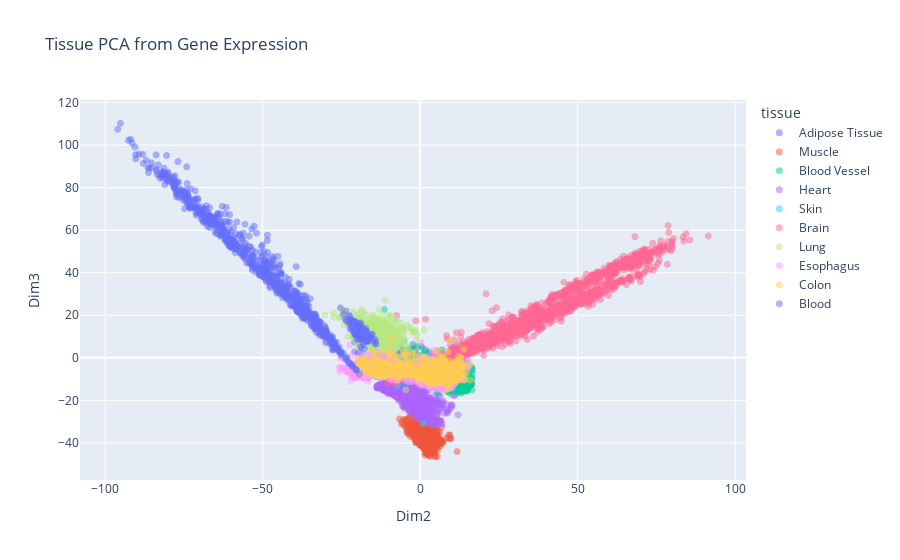

The code cell stored with this chart in its notebook:
### Code cell
fig = px.scatter(plotPCA,x="Dim2",y="Dim3",color="tissue",hover_data=["Dim1","Dim2","Dim3","tissue"],title="Tissue PCA from Gene Expression")
fig.update_traces(marker={"size":7,"opacity":0.5})
fig.show()

### Figure 1 — Plotly figure (JSON) as saved in the notebook; plotly's stock layout.template omitted (floating-point values rounded to 4 significant figures; data arrays with more than 128 entries replaced by an {"elided": "..."} marker saying what was removed)
{"data": [{"customdata": {"elided": "1204x2 mixed values"}, "hovertemplate": "tissue=%{customdata[1]}<br>Dim2=%{x}<br>Dim3=%{y}<br>Dim1=%{customdata[0]}<extra></extra>", "legendgroup": "Adipose Tissue", "marker": {"color": "#636efa", "opacity": 0.5, "size": 7, "symbol": "circle"}, "mode": "markers", "name": "Adipose Tissue", "showlegend": true, "type": "scattergl", "x": {"elided": "1204 float values"}, "xaxis": "x", "y": {"elided": "1204 float values"}, "yaxis": "y"}, {"customdata": {"elided": "803x2 mixed values"}, "hovertemplate": "tissue=%{customdata[1]}<br>Dim2=%{x}<br>Dim3=%{y}<br>Dim1=%{customdata[0]}<extra></extra>", "legendgroup": "Muscle", "marker": {"color": "#EF553B", "opacity": 0.5, "size": 7, "symbol": "circle"}, "mode": "markers", "name": "Muscle", "showlegend": true, "type": "scattergl", "x": {"elided": "803 float values"}, "xaxis": "x", "y": {"elided": "803 float values"}, "yaxis": "y"}, {"customdata": {"elided": "1335x2 mixed values"}, "hovertemplate": "tissue=%{customdata[1]}<br>Dim2=%{x}<br>Dim3=%{y}<br>Dim1=%{customdata[0]}<extra></extra>", "legendgroup": "Blood Vessel", "marker": {"color": "#00cc96", "opacity": 0.5, "size": 7, "symbol": "circle"}, "mode": "markers", "name": "Blood Vessel", "showlegend": true, "type": "scattergl", "x": {"elided": "1335 float values"}, "xaxis": "x", "y": {"elided": "1335 float values"}, "yaxis": "y"}, {"customdata": {"elided": "861x2 mixed values"}, "hovertemplate": "tissue=%{customdata[1]}<br>Dim2=%{x}<br>Dim3=%{y}<br>Dim1=%{customdata[0]}<extra></extra>", "legendgroup": "Heart", "marker": {"color": "#ab63fa", "opacity": 0.5, "size": 7, "symbol": "circle"}, "mode": "markers", "name": "Heart", "showlegend": true, "type": "scattergl", "x": {"elided": "861 float values"}, "xaxis": "x", "y": {"elided": "861 float values"}, "yaxis": "y"}, {"customdata": {"elided": "1809x2 mixed values"}, "hovertemplate": "tissue=%{customdata[1]}<br>Dim2=%{x}<br>Dim3=%{y}<br>Dim1=%{customdata[0]}<extra></extra>", "legendgroup": "Skin", "marker": {"color": "#19d3f3", "opacity": 0.5, "size": 7, "symbol": "circle"}, "mode": "markers", "name": "Skin", "showlegend": true, "type": "scattergl", "x": {"elided": "1809 float values"}, "xaxis": "x", "y": {"elided": "1809 float values"}, "yaxis": "y"}, {"customdata": {"elided": "2642x2 mixed values"}, "hovertemplate": "tissue=%{customdata[1]}<br>Dim2=%{x}<br>Dim3=%{y}<br>Dim1=%{customdata[0]}<extra></extra>", "legendgroup": "Brain", "marker": {"color": "#FF6692", "opacity": 0.5, "size": 7, "symbol": "circle"}, "mode": "markers", "name": "Brain", "showlegend": true, "type": "scattergl", "x": {"elided": "2642 float values"}, "xaxis": "x", "y": {"elided": "2642 float values"}, "yaxis": "y"}, {"customdata": {"elided": "578x2 mixed values"}, "hovertemplate": "tissue=%{customdata[1]}<br>Dim2=%{x}<br>Dim3=%{y}<br>Dim1=%{customdata[0]}<extra></extra>", "legendgroup": "Lung", "marker": {"color": "#B6E880", "opacity": 0.5, "size": 7, "symbol": "circle"}, "mode": "markers", "name": "Lung", "showlegend": true, "type": "scattergl", "x": {"elided": "578 float values"}, "xaxis": "x", "y": {"elided": "578 float values"}, "yaxis": "y"}, {"customdata": {"elided": "1445x2 mixed values"}, "hovertemplate": "tissue=%{customdata[1]}<br>Dim2=%{x}<br>Dim3=%{y}<br>Dim1=%{customdata[0]}<extra></extra>", "legendgroup": "Esophagus", "marker": {"color": "#FF97FF", "opacity": 0.5, "size": 7, "symbol": "circle"}, "mode": "markers", "name": "Esophagus", "showlegend": true, "type": "scattergl", "x": {"elided": "1445 float values"}, "xaxis": "x", "y": {"elided": "1445 float values"}, "yaxis": "y"}, {"customdata": {"elided": "779x2 mixed values"}, "hovertemplate": "tissue=%{customdata[1]}<br>Dim2=%{x}<br>Dim3=%{y}<br>Dim1=%{customdata[0]}<extra></extra>", "legendgroup": "Colon", "marker": {"color": "#FECB52", "opacity": 0.5, "size": 7, "symbol": "circle"}, "mode": "markers", "name": "Colon", "showlegend": true, "type": "scattergl", "x": {"elided": "779 float values"}, "xaxis": "x", "y": {"elided": "779 float values"}, "yaxis": "y"}, {"customdata": {"elided": "929x2 mixed values"}, "hovertemplate": "tissue=%{customdata[1]}<br>Dim2=%{x}<br>Dim3=%{y}<br>Dim1=%{customdata[0]}<extra></extra>", "legendgroup": "Blood", "marker": {"color": "#636efa", "opacity": 0.5, "size": 7, "symbol": "circle"}, "mode": "markers", "name": "Blood", "showlegend": true, "type": "scattergl", "x": {"elided": "929 float values"}, "xaxis": "x", "y": {"elided": "929 float values"}, "yaxis": "y"}], "layout": {"legend": {"title": {"text": "tissue"}, "tracegroupgap": 0}, "title": {"text": "Tissue PCA from Gene Expression"}, "xaxis": {"anchor": "y", "domain": [0, 1], "title": {"text": "Dim2"}}, "yaxis": {"anchor": "x", "domain": [0, 1], "title": {"text": "Dim3"}}}}
